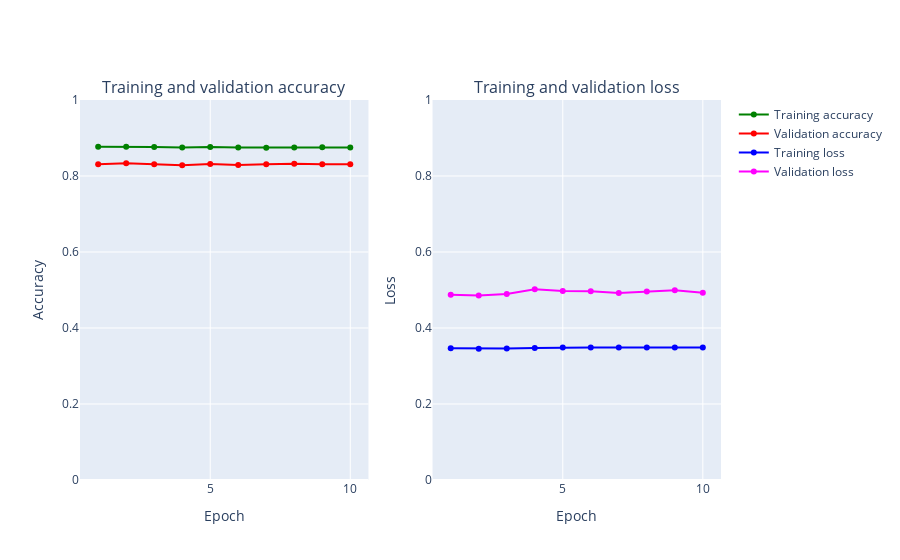

The code cell stored with this chart in its notebook:
### Code cell
%%time
fashion_model_batch = Sequential()
fashion_model_batch.add(Conv2D(32, kernel_size=(3, 3),activation='linear',input_shape=(28,28,1)))
fashion_model_batch.add(Conv2D(64, (3, 3), activation='linear'))
fashion_model_batch.add(Flatten())
fashion_model_batch.add(Dense(128, activation='linear'))
fashion_model_batch.add(Dense(num_classes, activation='softmax'))
fashion_model_batch.compile(loss='categorical_crossentropy', optimizer=keras.optimizers.Adam(),metrics=['accuracy'])
fashion_model_batch.summary()

h_callback = fashion_model.fit(X_train, y_train, epochs = 10, batch_size=128,validation_data=(X_test, y_test))


# Plot train vs test loss during training 
plot_accuracy_and_loss(h_callback)

### Figure 1 — Plotly figure (JSON) as saved in the notebook; plotly's stock layout.template omitted (floating-point values rounded to 4 significant figures)
{"data": [{"marker": {"color": "Green"}, "mode": "markers+lines", "name": "Training accuracy", "text": ["1", "2", "3", "4", "5", "6", "7", "8", "9", "10"], "type": "scatter", "x": [1, 2, 3, 4, 5, 6, 7, 8, 9, 10], "xaxis": "x", "y": [0.8767, 0.8768, 0.8761, 0.8748, 0.876, 0.8748, 0.8746, 0.875, 0.8754, 0.8752], "yaxis": "y"}, {"marker": {"color": "Red"}, "mode": "markers+lines", "name": "Validation accuracy", "text": ["1", "2", "3", "4", "5", "6", "7", "8", "9", "10"], "type": "scatter", "x": [1, 2, 3, 4, 5, 6, 7, 8, 9, 10], "xaxis": "x", "y": [0.8306, 0.8334, 0.8307, 0.8284, 0.8319, 0.8287, 0.8306, 0.8321, 0.8312, 0.8308], "yaxis": "y"}, {"marker": {"color": "Blue"}, "mode": "markers+lines", "name": "Training loss", "text": ["1", "2", "3", "4", "5", "6", "7", "8", "9", "10"], "type": "scatter", "x": [1, 2, 3, 4, 5, 6, 7, 8, 9, 10], "xaxis": "x2", "y": [0.3469, 0.3455, 0.3459, 0.3475, 0.3486, 0.3486, 0.3488, 0.3487, 0.3488, 0.3488], "yaxis": "y2"}, {"marker": {"color": "Magenta"}, "mode": "markers+lines", "name": "Validation loss", "text": ["1", "2", "3", "4", "5", "6", "7", "8", "9", "10"], "type": "scatter", "x": [1, 2, 3, 4, 5, 6, 7, 8, 9, 10], "xaxis": "x2", "y": [0.4875, 0.4852, 0.4898, 0.5019, 0.4974, 0.4966, 0.492, 0.4962, 0.4995, 0.493], "yaxis": "y2"}], "layout": {"annotations": [{"font": {"size": 16}, "showarrow": false, "text": "Training and validation accuracy", "x": 0.225, "xanchor": "center", "xref": "paper", "y": 1, "yanchor": "bottom", "yref": "paper"}, {"font": {"size": 16}, "showarrow": false, "text": "Training and validation loss", "x": 0.775, "xanchor": "center", "xref": "paper", "y": 1, "yanchor": "bottom", "yref": "paper"}], "xaxis": {"anchor": "y", "domain": [0, 0.45], "title": {"text": "Epoch"}}, "xaxis2": {"anchor": "y2", "domain": [0.55, 1], "title": {"text": "Epoch"}}, "yaxis": {"anchor": "x", "domain": [0, 1], "range": [0, 1], "title": {"text": "Accuracy"}}, "yaxis2": {"anchor": "x2", "domain": [0, 1], "range": [0, 1], "title": {"text": "Loss"}}}}
